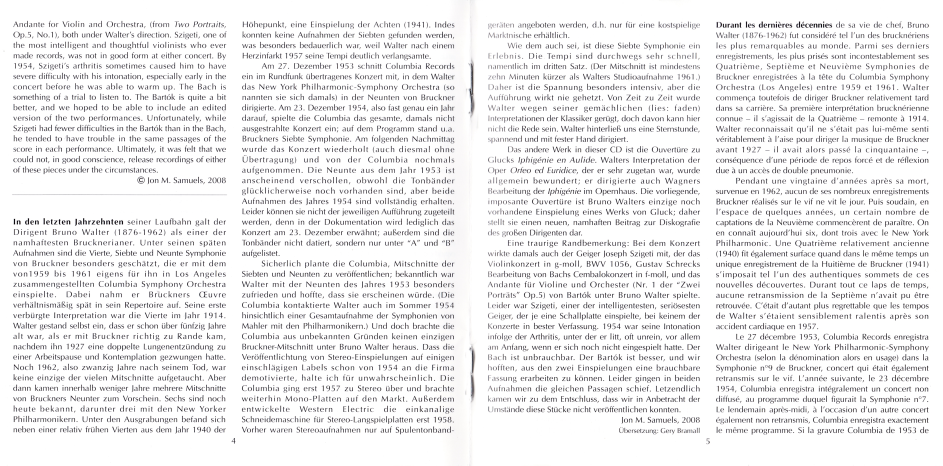
#> input picture 1.jpg, 2828 x 1396 px (shown at 1/3 size)
$ python -i layout_analyzer.py   (imports and definitions only)
#> lines starting #> are read from the running program, lines starting #| are printed output that depends on the picture; after the words box and inside, x2 and y2 are one past the last pixel; in counts of white or black regions, pixels touching at a corner belong together
"""Layout analysis for multi-page detection, column identification, and image filtering

This module handles:
1. Multi-page detection: Detect if an image contains multiple scanned pages
2. Column detection: Identify multi-column layouts (like newspapers)
3. Image region filtering: Exclude non-text (image) regions from OCR
"""

import cv2
import numpy as np
from typing import List, Dict, Tuple, Optional
from pathlib import Path


class LayoutAnalyzer:
    def __init__(self):
        self.min_text_area_config = 1000
        self.min_line_length_config = 50
        self.page_split_threshold = 0.3
        self.column_gap_threshold = 100
        # Image region detection thresholds
        self.image_region_min_area = 5000  # Minimum area for image region
        self.text_density_min = 0.02  # Minimum text density for text region
        self.text_density_max = 0.85  # Maximum density (solid blocks are images)

    def detect_pages(
        self, image: np.ndarray, vertical_proj_threshold: float = 0.1
    ) -> List[Dict]:
#> called with vertical_proj_threshold = 0.1
        gray = (
            cv2.cvtColor(image, cv2.COLOR_RGB2GRAY) if len(image.shape) == 3 else image
        )

        _, binary = cv2.threshold(gray, 0, 255, cv2.THRESH_BINARY_INV + cv2.THRESH_OTSU)
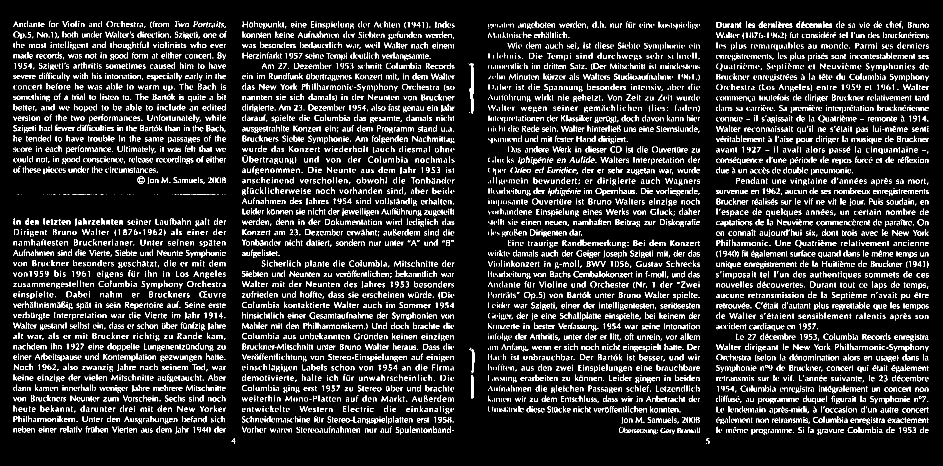
#> binary: shape (1396, 2828) (shown at 1/3 size); 8.8% white in thin lines or dots, all inside (x1, y1, x2, y2) = (40, 62, 2786, 1332)

        vertical_proj = np.sum(binary, axis=1)
#> vertical_proj = 1396 values, max 234090 at index 664, min 0 at index 0, mean 63525.3
        normalized_proj = vertical_proj / (binary.shape[1])
#> normalized_proj = 1396 values, max 82.78 at index 664, min 0 at index 0, mean 22.46

        min_gap_height = image.shape[0] * 0.15
#> min_gap_height = 209.4

        gaps = []
        in_gap = False
        gap_start = 0

        for y in range(len(normalized_proj)):
            is_gap = normalized_proj[y] < vertical_proj_threshold * 0.5

            if is_gap and not in_gap:
                in_gap = True
                gap_start = y
            elif not is_gap and in_gap:
                in_gap = False
                gap_height = y - gap_start
                if gap_height >= min_gap_height:
                    gaps.append((gap_start, y))
#> this loop made 1396 passes
#> (is_gap, in_gap, gap_height) on passes 63, 95, 126, 157, 188, 344, 375, 406, 437, 467, 500, 531: (False, False, 62), (False, False, 6), (False, False, 7), (False, False, 5), (False, False, 5), (False, False, 2), (False, False, 5), (False, False, 5), (False, False, 5), (False, False, 4), (False, False, 6), (False, False, 5)
#> (is_gap, in_gap) on passes 1, 89, 119, 152, 183, 342: (True, True), (True, True), (True, True), (True, True), (True, True), (True, True)
#> after the loop, gap_height = 10; gap_start = 1332; gaps = []; in_gap = True

        if not gaps:
            return [
                {"type": "single_page", "bbox": (0, 0, image.shape[1], image.shape[0])}
            ]

        pages = []
        prev_end = 0

        for gap_start, gap_end in gaps:
            if gap_start > prev_end + image.shape[0] * 0.1:
                pages.append(
                    {
                        "type": "page",
                        "index": len(pages) + 1,
                        "bbox": (0, prev_end, image.shape[1], gap_start),
                    }
                )
            prev_end = gap_end

        if image.shape[0] - prev_end > image.shape[0] * 0.1:
            pages.append(
                {
                    "type": "page",
                    "index": len(pages) + 1,
                    "bbox": (0, prev_end, image.shape[1], image.shape[0]),
                }
            )

        if not pages:
            pages = [
                {"type": "single_page", "bbox": (0, 0, image.shape[1], image.shape[0])}
            ]

        return pages

    def detect_columns(
        self, page_image: np.ndarray, min_columns: int = 1, max_columns: int = 3
    ) -> List[Dict]:
        gray = (
            cv2.cvtColor(page_image, cv2.COLOR_RGB2GRAY)
            if len(page_image.shape) == 3
            else page_image
        )

        _, binary = cv2.threshold(gray, 0, 255, cv2.THRESH_BINARY_INV + cv2.THRESH_OTSU)

        horizontal_proj = np.sum(binary, axis=0)
        width = page_image.shape[1]
        height = page_image.shape[0]

        max_proj = np.max(horizontal_proj) if np.max(horizontal_proj) > 0 else 1
        normalized_proj = horizontal_proj / max_proj

        min_gap_width = width * 0.03

        gaps = []
        in_gap = False
        gap_start = 0
        gap_threshold = 0.15

        for x in range(width):
            is_gap = normalized_proj[x] < gap_threshold

            if is_gap and not in_gap:
                in_gap = True
                gap_start = x
            elif not is_gap and in_gap:
                in_gap = False
                gap_width = x - gap_start
                if gap_width >= min_gap_width:
                    center = (gap_start + x) // 2
                    gaps.append((gap_start, x, gap_width, center))

        if not gaps:
            return [
                {
                    "type": "column",
                    "index": 1,
                    "bbox": (0, 0, page_image.shape[1], page_image.shape[0]),
                }
            ]

        center_of_image = width // 2
        candidate_gaps = []
        for gap in gaps:
            gap_center = gap[3]
            distance_to_center = abs(gap_center - center_of_image)
            if distance_to_center < width * 0.25:
                candidate_gaps.append(gap)

        if not candidate_gaps:
            candidate_gaps = gaps

        candidate_gaps.sort(key=lambda x: x[2], reverse=True)
        best_splits = candidate_gaps[: max_columns - 1]
        best_splits.sort(key=lambda x: x[0])

        x_boundaries = [0] + [gap[3] for gap in best_splits] + [width]

        columns = []
        col_index = 1
        for i in range(len(x_boundaries) - 1):
            x_start = x_boundaries[i]
            x_end = x_boundaries[i + 1]
            column_width = x_end - x_start

            if column_width > width * 0.15:
                columns.append(
                    {
                        "type": "column",
                        "index": col_index,
                        "bbox": (x_start, 0, column_width, height),
                    }
                )
                col_index += 1

        if not columns:
            columns = [
                {
                    "type": "column",
                    "index": 1,
                    "bbox": (0, 0, page_image.shape[1], page_image.shape[0]),
                }
            ]

        return columns

    def detect_image_regions(
        self, image: np.ndarray, min_area: int = None
    ) -> List[Dict]:
        """
        Detect large image/graphics regions that should be excluded from text OCR.
        Image regions typically have: large area, low text density, or solid colors.
        """
        if min_area is None:
            min_area = self.image_region_min_area

        gray = (
            cv2.cvtColor(image, cv2.COLOR_RGB2GRAY) if len(image.shape) == 3 else image
        )

        _, binary = cv2.threshold(gray, 0, 255, cv2.THRESH_BINARY_INV + cv2.THRESH_OTSU)

        kernel = cv2.getStructuringElement(cv2.MORPH_RECT, (30, 30))
        dilated = cv2.dilate(binary, kernel, iterations=2)

        contours, _ = cv2.findContours(
            dilated, cv2.RETR_EXTERNAL, cv2.CHAIN_APPROX_SIMPLE
        )

        image_regions = []
        total_image_area = image.shape[0] * image.shape[1]

        for contour in contours:
            x, y, w, h = cv2.boundingRect(contour)
            area = w * h

            if area < min_area:
                continue

            region = gray[y : y + h, x : x + w]
            _, region_binary = cv2.threshold(
                region, 0, 255, cv2.THRESH_BINARY_INV + cv2.THRESH_OTSU
            )

            density = np.sum(region_binary > 0) / region_binary.size

            area_ratio = area / total_image_area

            is_solid_block = density > self.text_density_max
            is_very_large_photo = area_ratio > 0.3 and density < 0.08
            is_solid_color = density < 0.01

            if is_solid_block or is_very_large_photo or is_solid_color:
                aspect_ratio = w / h if h > 0 else 0
                image_regions.append(
                    {
                        "type": "image",
                        "bbox": (x, y, w, h),
                        "density": density,
                        "area": area,
                        "aspect_ratio": aspect_ratio,
                    }
                )

        return image_regions

    # [69 lines left out: functions is_text_block, filter_image_regions, not called in this run]

    def analyze_layout(self, image: np.ndarray) -> List[Dict]:
        pages = self.detect_pages(image)
#> pages = 1 item

        analyzed = []

        for page_info in pages:
            page_bbox = page_info["bbox"]
            px, py, pw, ph = page_bbox

            page_region = image[py : py + ph, px : px + pw]

            image_regions = self.detect_image_regions(page_region)

            columns = self.detect_columns(page_region)

            for col_info in columns:
                col_bbox = col_info["bbox"]
                cx, cy, cw, ch = col_bbox

                col_absolute_bbox = (
                    px + cx,
                    py + cy,
                    cw,
                    ch,
                )

                col_image_regions = []
                for ir in image_regions:
                    ir_x, ir_y, ir_w, ir_h = ir["bbox"]

                    ir_in_col_x = max(0, ir_x - cx)
                    ir_in_col_y = max(0, ir_y - cy)
                    ir_in_col_w = (
                        min(ir_w, cx + cw - ir_x)
                        if ir_x >= cx
                        else min(ir_x + ir_w - cx, cw)
                    )
                    ir_in_col_h = (
                        min(ir_h, cy + ch - ir_y)
                        if ir_y >= cy
                        else min(ir_y + ir_h - cy, ch)
                    )

                    x_overlap = max(0, min(cx + cw, ir_x + ir_w) - max(cx, ir_x))
                    y_overlap = max(0, min(cy + ch, ir_y + ir_h) - max(cy, ir_y))

                    if x_overlap > 0 and y_overlap > 0:
                        ir_area = ir_w * ir_h
                        overlap_area = x_overlap * y_overlap

                        if overlap_area > ir_area * 0.3:
                            col_image_regions.append({"bbox": (ir_x, ir_y, ir_w, ir_h)})

                analyzed.append(
                    {
                        "type": "column",
                        "page_index": page_info.get("index", 1),
                        "column_index": col_info["index"],
                        "bbox": col_absolute_bbox,
                        "image_regions": col_image_regions,
                    }
                )
#> this loop made 1 pass
#> (px, py, pw, ph, min_area in detect_image_regions, total_image_area in detect_image_regions, width in detect_columns, height in detect_columns) on pass 1: (0, 0, 2828, 1396, 5000, 3947888, 2828, 1396)
#> pass 1, in detect_image_regions, `dilated = cv2.dilate(binary, kernel, iterations=2)`:
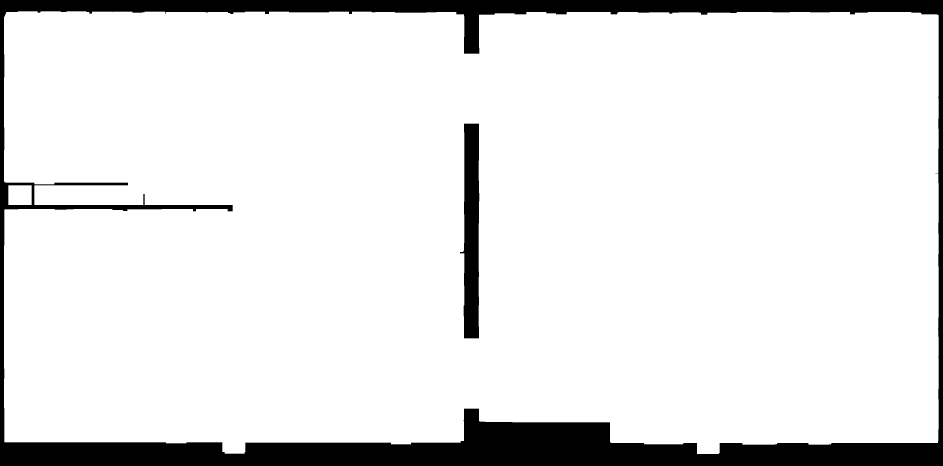
#> dilated: shape (1396, 2828) (shown at 1/3 size); 89.9% white; 2 black regions, box (x1, y1, x2, y2) and area: (0, 0, 2828, 1396) 369323, (1380, 371, 1438, 1015) 28351
#> after the loop, analyzed = 1 item

        return analyzed

    # [152 lines left out: functions extract_text_regions, _extract_by_contours, _extract_by_projection, not called in this run]

>>> import cv2
>>> picture = cv2.cvtColor(cv2.imread('../1.jpg'), cv2.COLOR_BGR2RGB)
>>> result = LayoutAnalyzer().analyze_layout(picture)
#> result = 1 item
